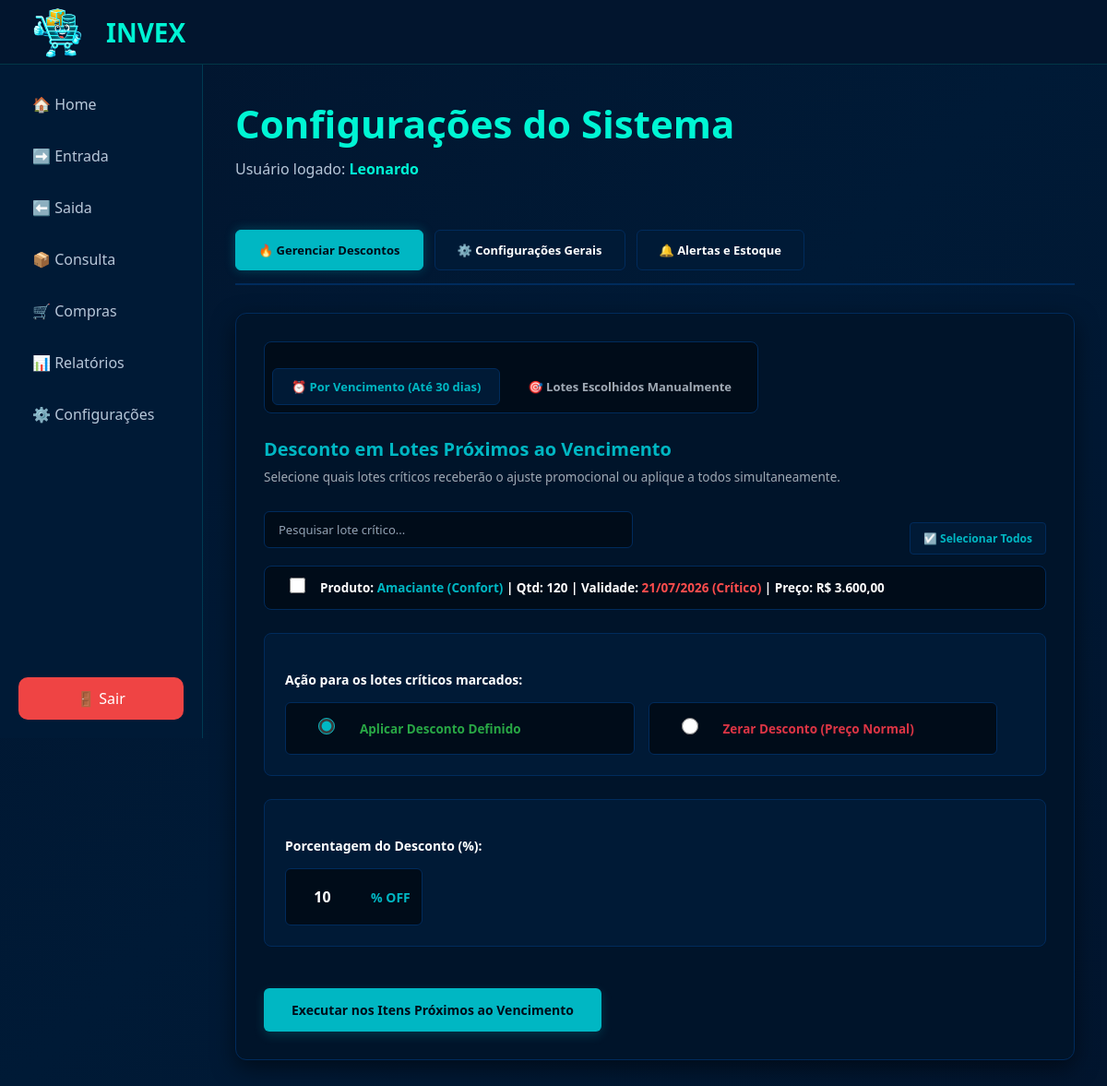
The page /painel_principal/configuracoes/painel_principal_config.php (signed in) on the database as committed earlier.
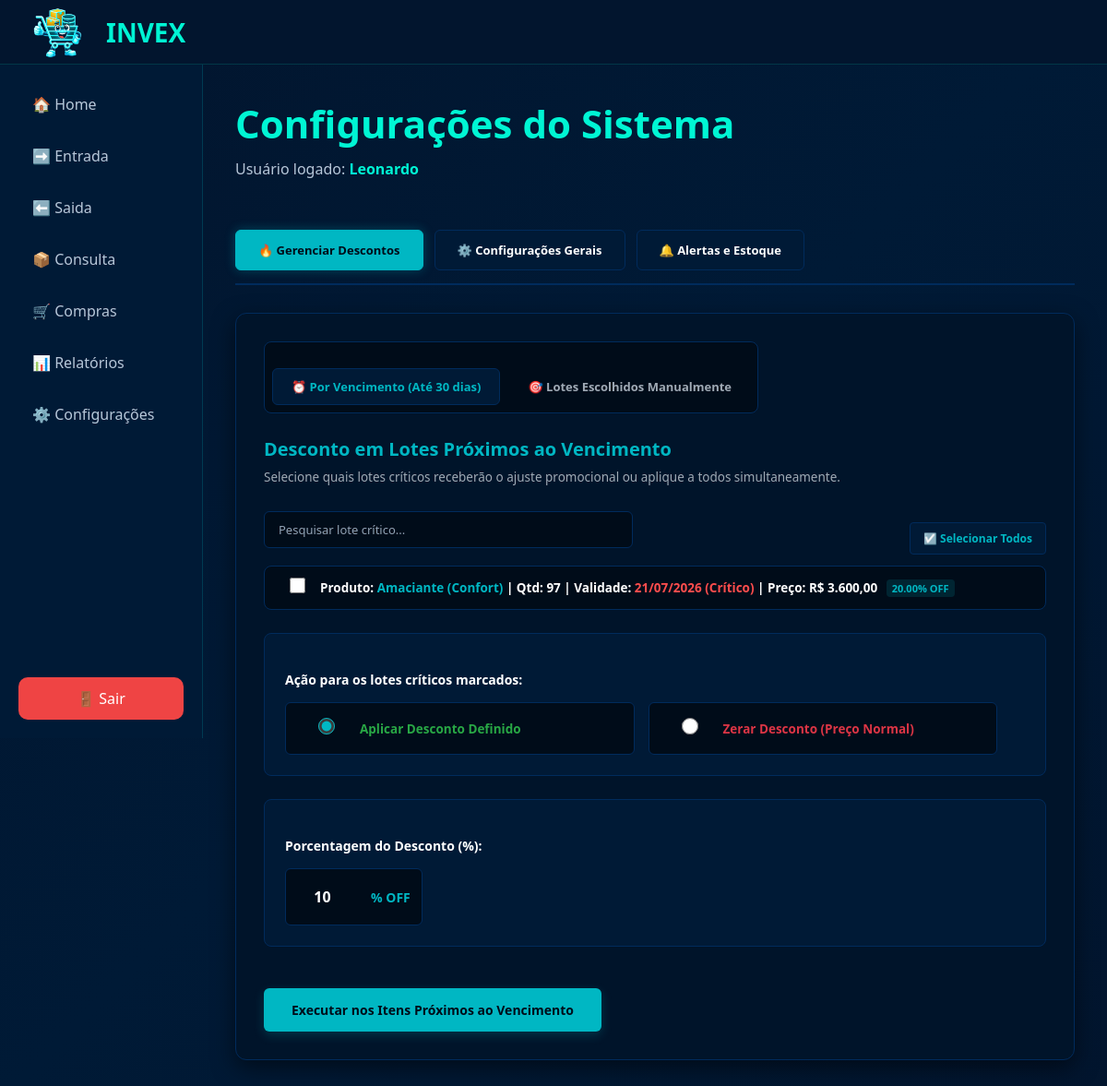
The same page on the database as committed later.
### tables this page shows
CREATE TABLE `produtoslotes` (
  `idlote` int(11) NOT NULL,
  `idproduto` int(11) NOT NULL,
  `quantidade` int(11) NOT NULL,
  `validade` date DEFAULT NULL,
  `criado_em` datetime DEFAULT CURRENT_TIMESTAMP,
  `idEmpresa` int(11) DEFAULT NULL,
  `numero_lote` varchar(50) NOT NULL,
  `preco_compra` decimal(10,2) NOT NULL DEFAULT '0.00',
  `preco_venda` decimal(10,2) NOT NULL DEFAULT '0.00',
  `desconto` decimal(5,2) NOT NULL DEFAULT '0.00',
  `status_lote` enum('normal','promocao','vencido') NOT NULL DEFAULT 'normal'
);

CREATE TABLE `produtos` (
  `idProduto` int(11) NOT NULL,
  `NomeProduto` varchar(100) NOT NULL,
  `MarcaProduto` varchar(100) NOT NULL,
  `Descricao` varchar(255) DEFAULT NULL,
  `idEmpresa` int(11) NOT NULL,
  `criadopor_nome` varchar(100) DEFAULT NULL,
  `criadoem` datetime DEFAULT CURRENT_TIMESTAMP,
  `criadopor_id` int(11) DEFAULT NULL,
  `preco_padrao_compra` decimal(10,2) NOT NULL DEFAULT '0.00',
  `preco_padrao_venda` decimal(10,2) NOT NULL DEFAULT '0.00',
  `estoque_minimo` int(11) NOT NULL DEFAULT '0'
);

### painel_principal/configuracoes/painel_principal_config.php (the view, shortened to what the changed rows need)
<?php
include '../../funcoes/conexao.php';
$idEmpresa = isset($_SESSION['idEmpresa']) ? $_SESSION['idEmpresa'] : null;
$data_hoje = date('Y-m-d');
$data_limite_30_dias = date('Y-m-d', strtotime('+30 days'));
$query_vencimento = "
    SELECT pl.idLote, p.NomeProduto, p.MarcaProduto, pl.validade, pl.quantidade, pl.preco_venda, pl.desconto
    FROM produtoslotes pl
    JOIN produtos p ON pl.idProduto = p.idProduto
    WHERE pl.idEmpresa = $idEmpresa
      AND pl.quantidade > 0
      AND pl.validade >= '$data_hoje'
      AND pl.validade <= '$data_limite_30_dias'
    ORDER BY pl.validade ASC, p.NomeProduto ASC
";
$resultado_vencimento = $conn->query($query_vencimento);
?>
<!DOCTYPE html>
<html lang="pt-br">
<head>
    <link rel="stylesheet" href="../cadastro_produtos/cad_list_prods.css">
</head>
<body>
    <header class="topbar">
        <div class="top-left">
            <h1>INVEX</h1>
        </div>
    </header>
    <div class="layout">
        <main class="main">
            <div class="container">
                <h2>Configurações do Sistema</h2>
                <div id="aba-descontos" class="conteudo-aba ativa">
                    <div id="modo-vencimento">
                        <form action="gerenciar_descontos.php" method="POST" id="formVencimento">
                            <div class="grid-lotes-container" id="listaVenc">
                                <?php if($resultado_vencimento->num_rows > 0) {
                                        while($lote = $resultado_vencimento->fetch_assoc()) {
                                            $data_formatada = date('d/m/Y', strtotime($lote['validade']));
                                ?>
                                    <div class="item-lote-linha">
                                        <div class="celula-checkbox">
                                            <input type="checkbox" name="lotes_vencimento[]" value="<?= $lote['idLote'] ?>" id="lote_v_<?= $lote['idLote'] ?>">
                                        </div>
                                        <label class="celula-info-texto" for="lote_v_<?= $lote['idLote'] ?>">
                                            Produto: <strong><?= htmlspecialchars($lote['NomeProduto']) ?> (<?= htmlspecialchars($lote['MarcaProduto']) ?>)</strong> |
                                            Qtd: <?= $lote['quantidade'] ?> |
                                            Validade: <span style="color:#ff4d4d; font-weight:bold;"><?= $data_formatada ?> (Crítico)</span> |
                                            Preço: R$ <?= number_format($lote['preco_venda'], 2, ',', '.') ?>
                                            <?= $lote['desconto'] > 0 ? "<span class='badge-promo'>{$lote['desconto']}% OFF</span>" : "" ?>
                                        </label>
                                    </div>
                                <?php } } else { ?>
                                    <p style="padding:15px; color:#a0aab5; margin:0;">Nenhum lote com validade menor ou igual a 30 dias foi localizado.</p>
                                <?php } ?>
                            </div>
                        </form>
                    </div>
                </div>
            </div>
        </main>
    </div>
</body>
</html>

Rows that differ between the two databases and show on the page:
changed produtoslotes "Amaciante": quantidade "120" → "97"; desconto (not shown) → "20.00"
